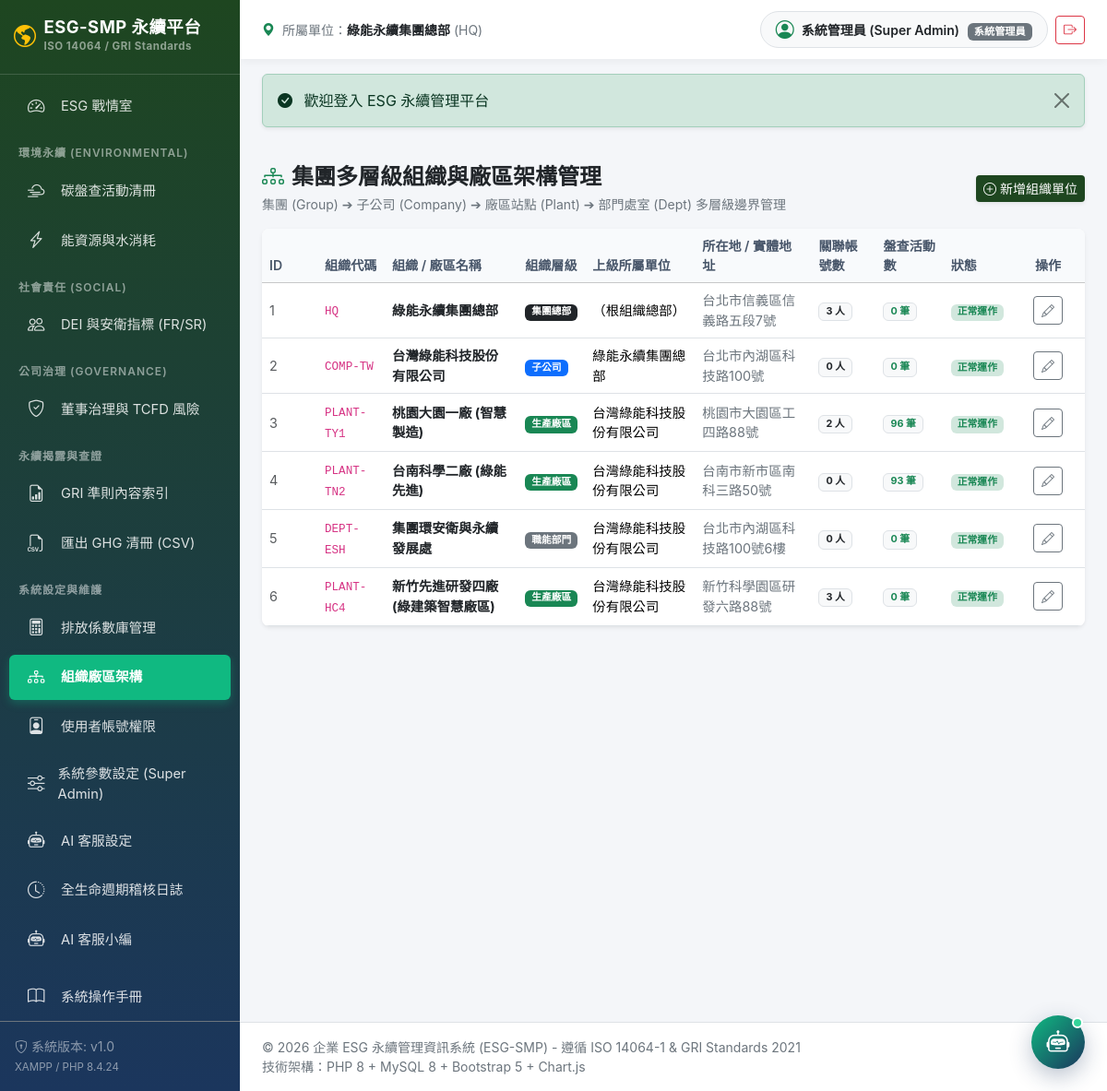
The page /index.php?route=org (signed in) on the database its author committed.
### tables this page shows
CREATE TABLE `sys_org_units` (
  `id` int(10) unsigned NOT NULL AUTO_INCREMENT COMMENT '組織唯一識別碼',
  `parent_id` int(10) unsigned DEFAULT NULL COMMENT '上級組織單位 ID (根節點為 NULL)',
  `unit_code` varchar(50) NOT NULL COMMENT '組織代碼 (如 HQ, TAIWAN-P1, DEPT-GA)',
  `unit_name` varchar(100) NOT NULL COMMENT '組織名稱 (如 台北總部, 桃園一廠, 總務部)',
  `unit_type` enum('group','company','plant','dept') NOT NULL DEFAULT 'dept' COMMENT '層級類型',
  `country` varchar(50) NOT NULL DEFAULT 'Taiwan' COMMENT '所在國家/地區',
  `address` varchar(255) DEFAULT NULL COMMENT '實體廠址或地址',
  `is_active` tinyint(1) NOT NULL DEFAULT 1 COMMENT '是否啟用 (1: 啟用, 0: 停用)',
  `created_at` datetime NOT NULL DEFAULT current_timestamp() COMMENT '建立時間',
  `updated_at` datetime NOT NULL DEFAULT current_timestamp() ON UPDATE current_timestamp() COMMENT '更新時間',
  PRIMARY KEY (`id`),
  UNIQUE KEY `unit_code` (`unit_code`),
  KEY `fk_org_parent` (`parent_id`),
  CONSTRAINT `fk_org_parent` FOREIGN KEY (`parent_id`) REFERENCES `sys_org_units` (`id`) ON DELETE SET NULL
);

### app/Controllers/OrgController.php (called while the page is built, shortened)
<?php
require_once __DIR__ . '/../Auth.php';
require_once __DIR__ . '/../Database.php';
class OrgController {
    public function index() {
        $pdo = Database::getConnection();
        $orgs = $pdo->query("
            SELECT o.*, p.unit_name as parent_name,
                   (SELECT COUNT(*) FROM sys_users WHERE org_unit_id = o.id) as user_count,
                   (SELECT COUNT(*) FROM esg_ghg_emissions WHERE org_unit_id = o.id) as emission_count
            FROM sys_org_units o
            LEFT JOIN sys_org_units p ON o.parent_id = p.id
            ORDER BY o.id ASC
        ")->fetchAll();
        require __DIR__ . '/../../views/org/index.php';
    }
}

### app/Auth.php (called while the page is built, shortened)
<?php
require_once __DIR__ . '/Database.php';
class Auth {
    public static function check(): bool {
        return !empty($_SESSION['user_id']);
    }
    public static function user(): ?array {
        return $_SESSION['user'] ?? null;
    }
    public static function role(): ?string {
        return $_SESSION['user']['role_code'] ?? null;
    }
    public static function hasRole(array|string $roles): bool {
        $currentRole = self::role();
        if (is_array($roles)) {
            return in_array($currentRole, $roles);
        }
        return $currentRole === $roles;
    }
}

### app/Database.php (called while the page is built, shortened)
<?php
class CustomPDO extends PDO {
    public function prepare($statement, $options = []) {
        return parent::prepare($statement, $options);
    }
    public function query($statement, ...$args) {
        return parent::query($statement, ...$args);
    }
}

### config/app.php (called while the page is built, shortened)
<?php
function e($string) {
    return htmlspecialchars((string)$string, ENT_QUOTES, 'UTF-8');
}
function get_flash() {
    if (isset($_SESSION['flash'])) {
        $flash = $_SESSION['flash'];
        return $flash;
    }
    return null;
}

### views/org/index.php (the view, shortened to what this page needs)
<?php
require __DIR__ . '/../layout/header.php';
?>
<div class="d-flex justify-content-between align-items-center mb-3 flex-wrap gap-2">
    <div>
        <h4 class="fw-bold mb-1 text-dark">
            <i class="bi bi-diagram-3 text-success me-2"></i>集團多層級組織與廠區架構管理
        </h4>
        <div class="text-secondary small">
            集團 (Group) ➔ 子公司 (Company) ➔ 廠區站點 (Plant) ➔ 部門處室 (Dept) 多層級邊界管理
        </div>
    </div>
    <?php if (Auth::hasRole('admin')): ?>
        <button type="button" class="btn btn-success btn-sm shadow-sm" style="background-color: var(--esg-green); border: none;" data-bs-toggle="modal" data-bs-target="#addOrgModal">
            <i class="bi bi-plus-circle me-1"></i>新增組織單位
        </button>
    <?php endif; ?>
</div>
<div class="card border-0 shadow-sm rounded-3 overflow-hidden">
    <div class="table-responsive">
        <table class="table table-hover align-middle mb-0">
            <thead class="table-light">
                <tr>
                    <th style="width: 60px;">ID</th>
                    <th>組織代碼</th>
                    <th>組織 / 廠區名稱</th>
                    <th>組織層級</th>
                    <th>上級所屬單位</th>
                    <th>所在地 / 實體地址</th>
                    <th>關聯帳號數</th>
                    <th>盤查活動數</th>
                    <th>狀態</th>
                    <?php if (Auth::hasRole('admin')): ?>
                        <th class="text-center" style="width: 80px;">操作</th>
                    <?php endif; ?>
                </tr>
            </thead>
            <tbody>
                <?php foreach ($orgs as $o): ?>
                    <tr>
                        <td class="text-muted small"><?= $o['id'] ?></td>
                        <td><code><?= e($o['unit_code']) ?></code></td>
                        <td><strong class="text-dark"><?= e($o['unit_name']) ?></strong></td>
                        <td>
                            <?php
                            $typeMap = [
                                'group' => ['集團總部', 'bg-dark'],
                                'company' => ['子公司', 'bg-primary'],
                                'plant' => ['生產廠區', 'bg-success'],
                                'dept' => ['職能部門', 'bg-secondary']
                            ];
                            $badge = $typeMap[$o['unit_type']] ?? [$o['unit_type'], 'bg-light text-dark'];
                            ?>
                            <span class="badge <?= $badge[1] ?>"><?= $badge[0] ?></span>
                        </td>
                        <td><?= e($o['parent_name'] ?: '（根組織總部）') ?></td>
                        <td class="small text-secondary"><?= e($o['address'] ?: $o['country']) ?></td>
                        <td><span class="badge bg-light text-dark border"><?= $o['user_count'] ?> 人</span></td>
                        <td><span class="badge bg-light text-success border"><?= $o['emission_count'] ?> 筆</span></td>
                        <td>
                            <?= $o['is_active'] ? '<span class="badge bg-success-subtle text-success">正常運作</span>' : '<span class="badge bg-danger-subtle text-danger">已停用</span>' ?>
                        </td>
                        <?php if (Auth::hasRole('admin')): ?>
                            <td class="text-center">
                                <button type="button" class="btn btn-outline-secondary btn-sm"
                                        data-bs-toggle="modal" data-bs-target="#editOrgModal"
                                        data-id="<?= $o['id'] ?>"
                                        data-code="<?= e($o['unit_code']) ?>"
                                        data-name="<?= e($o['unit_name']) ?>"
                                        data-type="<?= $o['unit_type'] ?>"
                                        data-parent="<?= $o['parent_id'] ?>"
                                        data-address="<?= e($o['address']) ?>"
                                        data-active="<?= $o['is_active'] ?>">
                                    <i class="bi bi-pencil"></i>
                                </button>
                            </td>
                        <?php endif; ?>
                    </tr>
                <?php endforeach; ?>
            </tbody>
        </table>
    </div>
</div>
<?php require __DIR__ . '/../layout/footer.php'; ?>

### views/layout/header.php (shortened to what this page needs)
<?php
require_once __DIR__ . '/../../config/app.php';
require_once __DIR__ . '/../../app/Auth.php';
$user = Auth::user();
$currentRoute = $_GET['route'] ?? 'dashboard';
$flash = get_flash();
?>
<!DOCTYPE html>
<html lang="zh-TW">
<head>
    <link href="https://cdn.jsdelivr.net/npm/bootstrap@5.3.3/dist/css/bootstrap.min.css" rel="stylesheet">
    <link href="https://cdn.jsdelivr.net/npm/bootstrap-icons@1.11.3/font/bootstrap-icons.min.css" rel="stylesheet">
    <link href="assets/css/style.css" rel="stylesheet">
    <?php if (Auth::check() && $currentRoute !== 'ai_assistant' && $currentRoute !== 'ai_settings'): ?><link href="assets/css/ai-widget.css" rel="stylesheet"><?php endif; ?>
</head>
<body>
<div class="d-flex" id="wrapper">
    <?php require __DIR__ . '/sidebar.php'; ?>
    <div id="content" class="d-flex flex-column">
        <nav class="top-navbar d-flex justify-content-between align-items-center">
            <div class="d-flex align-items-center">
                <div class="text-secondary small d-none d-sm-block">
                    <i class="bi bi-geo-alt-fill text-success me-1"></i>
                    所屬單位：<strong class="text-dark"><?= e($user['unit_name'] ?? '總部') ?></strong> (<?= e($user['unit_code'] ?? 'HQ') ?>)
                </div>
            </div>
            <div class="d-flex align-items-center gap-2">
                <div class="d-flex align-items-center bg-light px-3 py-1 rounded-pill border">
                    <i class="bi bi-person-circle fs-5 text-success me-2"></i>
                    <div>
                        <span class="fw-semibold text-dark small"><?= e($user['full_name'] ?? '使用者') ?></span>
                        <span class="badge bg-secondary ms-1 small" style="font-size: 0.7rem;"><?= e($user['role_name'] ?? '訪客') ?></span>
                    </div>
                </div>
                <form method="POST" action="index.php?route=logout" class="d-inline">
                    <button type="submit" class="btn btn-outline-danger btn-sm" title="登出系統"><i class="bi bi-box-arrow-right"></i></button>
                </form>
            </div>
        </nav>
        <?php if ($flash): ?>
            <div class="container-fluid px-4 pt-3">
                <div class="alert alert-<?= e($flash['type']) ?> alert-dismissible fade show shadow-sm" role="alert">
                    <i class="bi <?= $flash['type'] === 'success' ? 'bi-check-circle-fill' : ($flash['type'] === 'danger' ? 'bi-exclamation-octagon-fill' : 'bi-info-circle-fill') ?> me-2"></i>
                    <?= e($flash['message']) ?>
                    <button type="button" class="btn-close" data-bs-dismiss="alert" aria-label="Close"></button>
                </div>
            </div>
        <?php endif; ?>
        <main class="container-fluid px-4 py-4 flex-grow-1">

### assets/css/style.css (style rules this page uses)
:root { --esg-green: #1E4620; --esg-green-light: #2D6A30; --esg-navy: #1B365D; --esg-accent: #10B981; --esg-bg: #F4F6F9; --esg-sidebar-width: 260px; }
body { background-color: var(--esg-bg); font-family: -apple-system, BlinkMacSystemFont, "Segoe UI", Roboto, "Helvetica Neue", Arial, sans-serif, "Microsoft JhengHei"; color: #333333; min-height: 100vh; }
#content { flex: 1; overflow-x: hidden; }
.top-navbar { background-color: #ffffff; box-shadow: 0 2px 10px rgba(0, 0, 0, 0.05); padding: 12px 24px; }
.table th { background-color: #F8FAFC; color: #475569; font-weight: 600; font-size: 0.88rem; border-top: none; }
.table td { vertical-align: middle; font-size: 0.9rem; }

### rows shown on the page
sys_org_units: unit_name "綠能永續集團總部", unit_code "HQ", id "1", unit_type "集團總部", parent_name "（根組織總部）", address "台北市信義區信義路五段7號", user_count "3", emission_count "0", is_active "正常運作"
sys_org_units: id "2", unit_code "COMP-TW", unit_name "台灣綠能科技股份有限公司", unit_type "子公司", parent.unit_name "綠能永續集團總部", address "台北市內湖區科技路100號", user_count "0", emission_count "0", is_active "正常運作"
sys_org_units: id "3", unit_code "PLANT-TY1", unit_name "桃園大園一廠 (智慧製造)", unit_type "生產廠區", parent.unit_name "台灣綠能科技股份有限公司", address "桃園市大園區工四路88號", user_count "2", emission_count "96", is_active "正常運作"
sys_org_units: id "4", unit_code "PLANT-TN2", unit_name "台南科學二廠 (綠能先進)", unit_type "生產廠區", parent.unit_name "台灣綠能科技股份有限公司", address "台南市新市區南科三路50號", user_count "0", emission_count "93", is_active "正常運作"
sys_org_units: id "5", unit_code "DEPT-ESH", unit_name "集團環安衛與永續發展處", unit_type "職能部門", parent.unit_name "台灣綠能科技股份有限公司", address "台北市內湖區科技路100號6樓", user_count "0", emission_count "0", is_active "正常運作"
sys_org_units: id "6", unit_code "PLANT-HC4", unit_name "新竹先進研發四廠 (綠建築智慧廠區)", unit_type "生產廠區", parent.unit_name "台灣綠能科技股份有限公司", address "新竹科學園區研發六路88號", user_count "3", emission_count "0", is_active "正常運作"

### other values the page prints
APP_VERSION "v1.0"
PHP_VERSION "8.4.24"
$user['full_name'] "系統管理員 (Super Admin)"
$user['role_name'] "系統管理員"
$flash['message'] "歡迎登入 ESG 永續管理平台"
